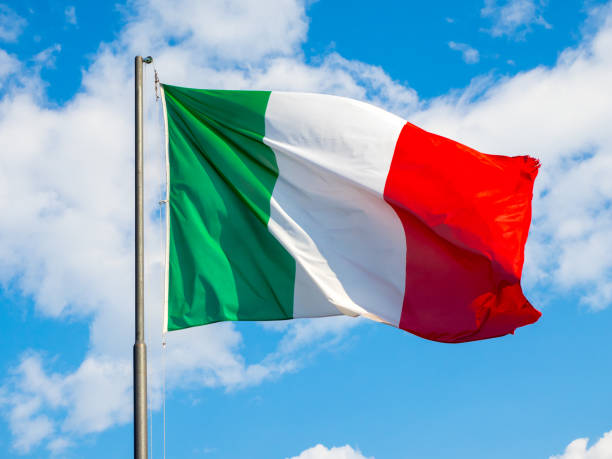
#> input picture Programas/tema1/ejemplosTema1/tema1/images/banderaItalia.jpg, 612 x 459 px
$ python ejemplo02.py
#> lines starting #> are read from the running program, lines starting #| are printed output that depends on the picture
# Objetivos:
# - lectura de una imagen, atributos ndim, shape, size y métodos max y min.
# - Acceso a los planos RGB de una imagen en color
# - Visualización simultánea de imágenes en color y en niveles de gris (cmap)

import skimage as ski
import matplotlib.pyplot as plt

imagen_en_color = ski.io.imread("images/banderaItalia.jpg")
#> imagen_en_color is the input picture: shape (459, 612, 3); mean R, G, B 128.2, 164.1, 189.3

print(f'Número de dimensiones: {imagen_en_color.ndim}')
#| Número de dimensiones: 3
print(f'Tamaño de la matriz (shape): {imagen_en_color.shape}')
#| Tamaño de la matriz (shape): (459, 612, 3)
print(f'Tamaño de la matriz (size): {imagen_en_color.size}')
#| Tamaño de la matriz (size): 842724
print(f'Valor máximo: {imagen_en_color.max()} y valor mínimo: {imagen_en_color.min()}')
#| Valor máximo: 255 y valor mínimo: 0

plano_rojo = imagen_en_color[:, :, 0]
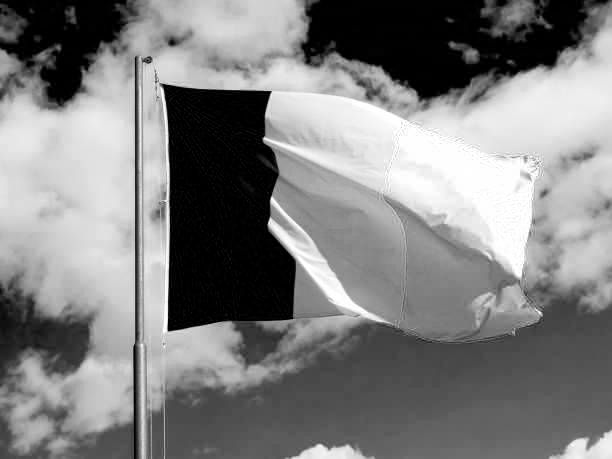
#> plano_rojo: shape (459, 612); min 0, max 255, mean 128.2
plano_verde = imagen_en_color[:, :, 1]
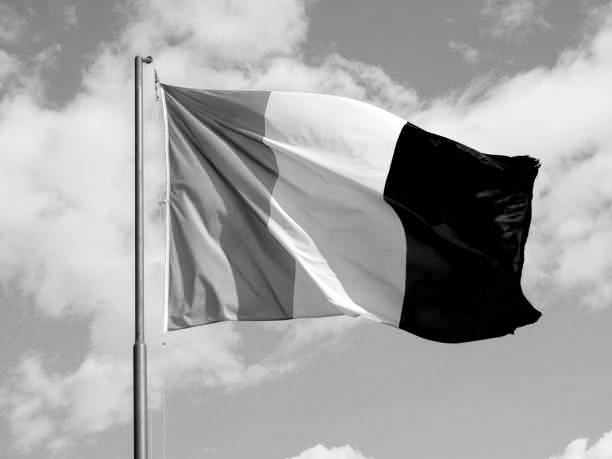
#> plano_verde: shape (459, 612); min 0, max 255, mean 164.1
plano_azul = imagen_en_color[:, :, 2]
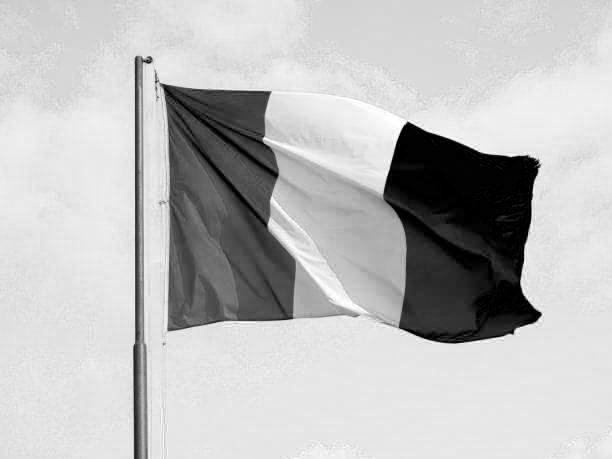
#> plano_azul: shape (459, 612); min 0, max 255, mean 189.3

fig, axs = plt.subplots(2, 3, layout="constrained")
axs[0, 1].imshow(imagen_en_color)
axs[1, 0].imshow(plano_rojo, cmap=plt.cm.gray)
axs[1, 1].imshow(plano_verde, cmap=plt.cm.gray)
axs[1, 2].imshow(plano_azul, cmap=plt.cm.gray)

for ax in axs.ravel():
    ax.set_axis_off()
plt.show()
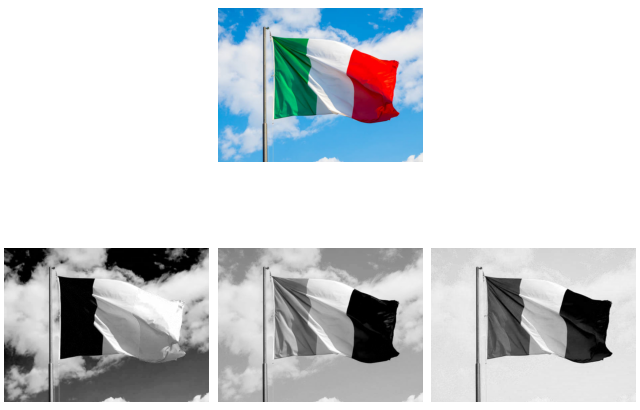
#> figure drawn by matplotlib, 4 panels

$ run again, with Programas/tema1/ejemplosTema1/tema1/images/tablero.jpg copied over Programas/tema1/ejemplosTema1/tema1/images/banderaItalia.jpg
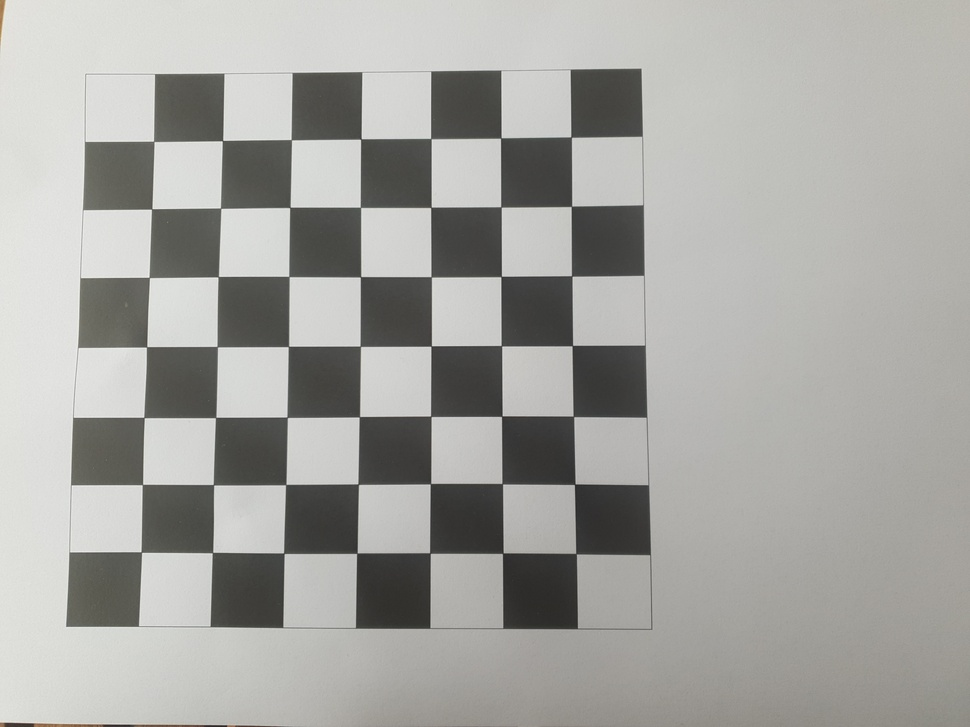
#> input picture Programas/tema1/ejemplosTema1/tema1/images/tablero.jpg, 970 x 727 px, shrunk from 4032 x 3024 before the run
#> imagen_en_color is the input picture: shape (727, 970, 3); mean R, G, B 165.6, 165.4, 161.6
#| Número de dimensiones: 3
#| Tamaño de la matriz (shape): (727, 970, 3)
#| Tamaño de la matriz (size): 2115570
#| Valor máximo: 247 y valor mínimo: 29
#> `plt.show()`:
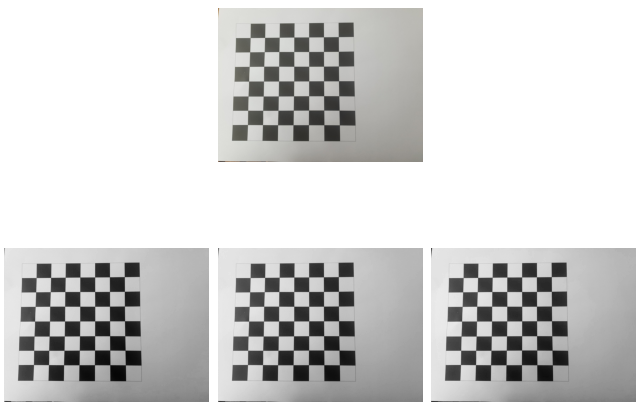
#> figure drawn by matplotlib, 4 panels
